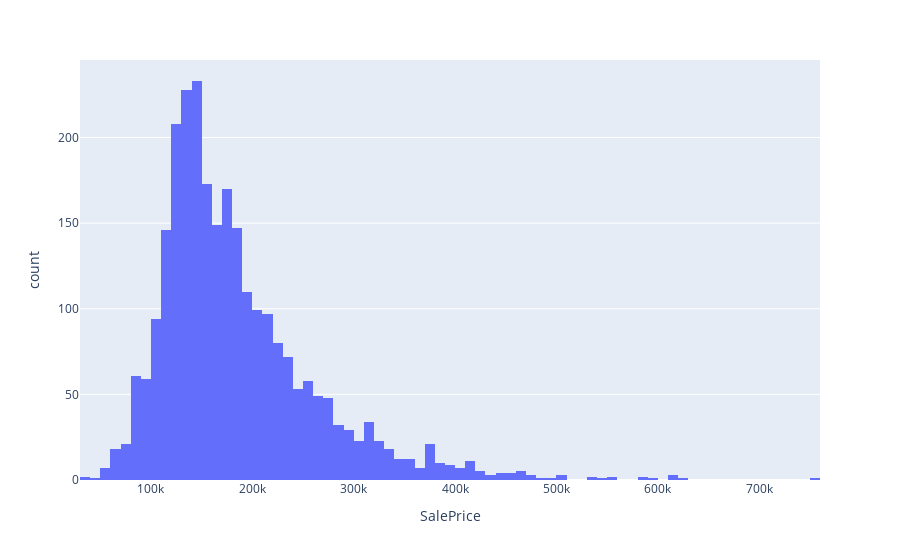

The notebook cell saved with this chart:
### Markdown cell above
## Remove outliers

### Code cell
fig = px.histogram(df, x="SalePrice")
fig.show()

### Figure 1 — Plotly figure (JSON) as saved in the notebook; plotly's stock layout.template omitted (floating-point values rounded to 4 significant figures; data arrays with more than 128 entries replaced by an {"elided": "..."} marker saying what was removed)
{"data": [{"alignmentgroup": "True", "bingroup": "x", "hovertemplate": "SalePrice=%{x}<br>count=%{y}<extra></extra>", "legendgroup": "", "marker": {"color": "#636efa", "pattern": {"shape": ""}}, "name": "", "offsetgroup": "", "orientation": "v", "showlegend": false, "type": "histogram", "x": {"elided": "2673 int values"}, "xaxis": "x", "yaxis": "y"}], "layout": {"barmode": "relative", "legend": {"tracegroupgap": 0}, "margin": {"t": 60}, "xaxis": {"anchor": "y", "domain": [0, 1], "title": {"text": "SalePrice"}}, "yaxis": {"anchor": "x", "domain": [0, 1], "title": {"text": "count"}}}}
